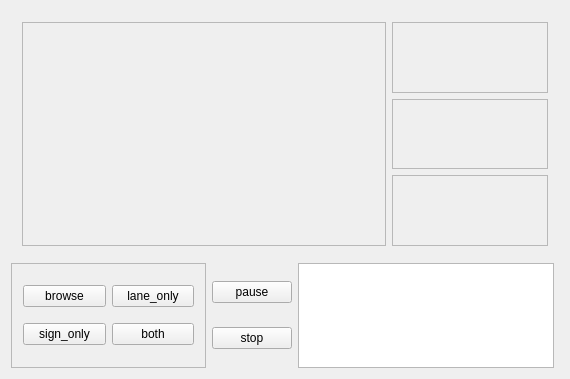
<?xml version="1.0" encoding="UTF-8"?>
<ui version="4.0">
 <class>MainWindow</class>
 <widget class="QMainWindow" name="MainWindow">
  <property name="geometry">
   <rect>
    <x>0</x>
    <y>0</y>
    <width>570</width>
    <height>379</height>
   </rect>
  </property>
  <property name="sizePolicy">
   <sizepolicy hsizetype="Expanding" vsizetype="Expanding">
    <horstretch>0</horstretch>
    <verstretch>0</verstretch>
   </sizepolicy>
  </property>
  <property name="minimumSize">
   <size>
    <width>570</width>
    <height>379</height>
   </size>
  </property>
  <property name="maximumSize">
   <size>
    <width>5000</width>
    <height>5000</height>
   </size>
  </property>
  <property name="windowTitle">
   <string>MainWindow</string>
  </property>
  <widget class="QWidget" name="centralWidget">
   <property name="enabled">
    <bool>true</bool>
   </property>
   <property name="sizePolicy">
    <sizepolicy hsizetype="Expanding" vsizetype="Expanding">
     <horstretch>0</horstretch>
     <verstretch>0</verstretch>
    </sizepolicy>
   </property>
   <layout class="QVBoxLayout" name="verticalLayout_3" stretch="7,3">
    <item>
     <widget class="QWidget" name="widget" native="true">
      <layout class="QHBoxLayout" name="horizontalLayout_3" stretch="7,3">
       <item>
        <widget class="QFrame" name="outputFrame">
         <property name="frameShape">
          <enum>QFrame::StyledPanel</enum>
         </property>
         <property name="frameShadow">
          <enum>QFrame::Raised</enum>
         </property>
        </widget>
       </item>
       <item>
        <layout class="QVBoxLayout" name="verticalLayout_4">
         <item>
          <widget class="QFrame" name="roadsSign0">
           <property name="frameShape">
            <enum>QFrame::StyledPanel</enum>
           </property>
           <property name="frameShadow">
            <enum>QFrame::Raised</enum>
           </property>
          </widget>
         </item>
         <item>
          <widget class="QFrame" name="roadSign1">
           <property name="frameShape">
            <enum>QFrame::StyledPanel</enum>
           </property>
           <property name="frameShadow">
            <enum>QFrame::Raised</enum>
           </property>
          </widget>
         </item>
         <item>
          <widget class="QFrame" name="roadSign2">
           <property name="frameShape">
            <enum>QFrame::StyledPanel</enum>
           </property>
           <property name="frameShadow">
            <enum>QFrame::Raised</enum>
           </property>
          </widget>
         </item>
        </layout>
       </item>
      </layout>
     </widget>
    </item>
    <item>
     <layout class="QHBoxLayout" name="horizontalLayout_2" stretch="2,0,2">
      <property name="rightMargin">
       <number>5</number>
      </property>
      <item>
       <widget class="QFrame" name="frame_5">
        <property name="frameShape">
         <enum>QFrame::StyledPanel</enum>
        </property>
        <property name="frameShadow">
         <enum>QFrame::Raised</enum>
        </property>
        <layout class="QHBoxLayout" name="horizontalLayout_4">
         <item>
          <layout class="QVBoxLayout" name="verticalLayout_2">
           <item>
            <widget class="QPushButton" name="browse">
             <property name="text">
              <string>browse</string>
             </property>
            </widget>
           </item>
           <item>
            <widget class="QPushButton" name="sign_only">
             <property name="text">
              <string>sign_only</string>
             </property>
            </widget>
           </item>
          </layout>
         </item>
         <item>
          <layout class="QVBoxLayout" name="verticalLayout_6">
           <item>
            <widget class="QPushButton" name="lane_only">
             <property name="text">
              <string>lane_only</string>
             </property>
            </widget>
           </item>
           <item>
            <widget class="QPushButton" name="both">
             <property name="text">
              <string>both</string>
             </property>
            </widget>
           </item>
          </layout>
         </item>
        </layout>
       </widget>
      </item>
      <item>
       <layout class="QVBoxLayout" name="verticalLayout">
        <item>
         <widget class="QPushButton" name="pause">
          <property name="text">
           <string>pause</string>
          </property>
         </widget>
        </item>
        <item>
         <widget class="QPushButton" name="stop">
          <property name="text">
           <string>stop</string>
          </property>
         </widget>
        </item>
       </layout>
      </item>
      <item>
       <widget class="QTextEdit" name="console">
        <property name="sizePolicy">
         <sizepolicy hsizetype="MinimumExpanding" vsizetype="Expanding">
          <horstretch>0</horstretch>
          <verstretch>0</verstretch>
         </sizepolicy>
        </property>
       </widget>
      </item>
     </layout>
    </item>
   </layout>
  </widget>
 </widget>
 <layoutdefault spacing="6" margin="11"/>
 <resources/>
 <connections/>
</ui>
